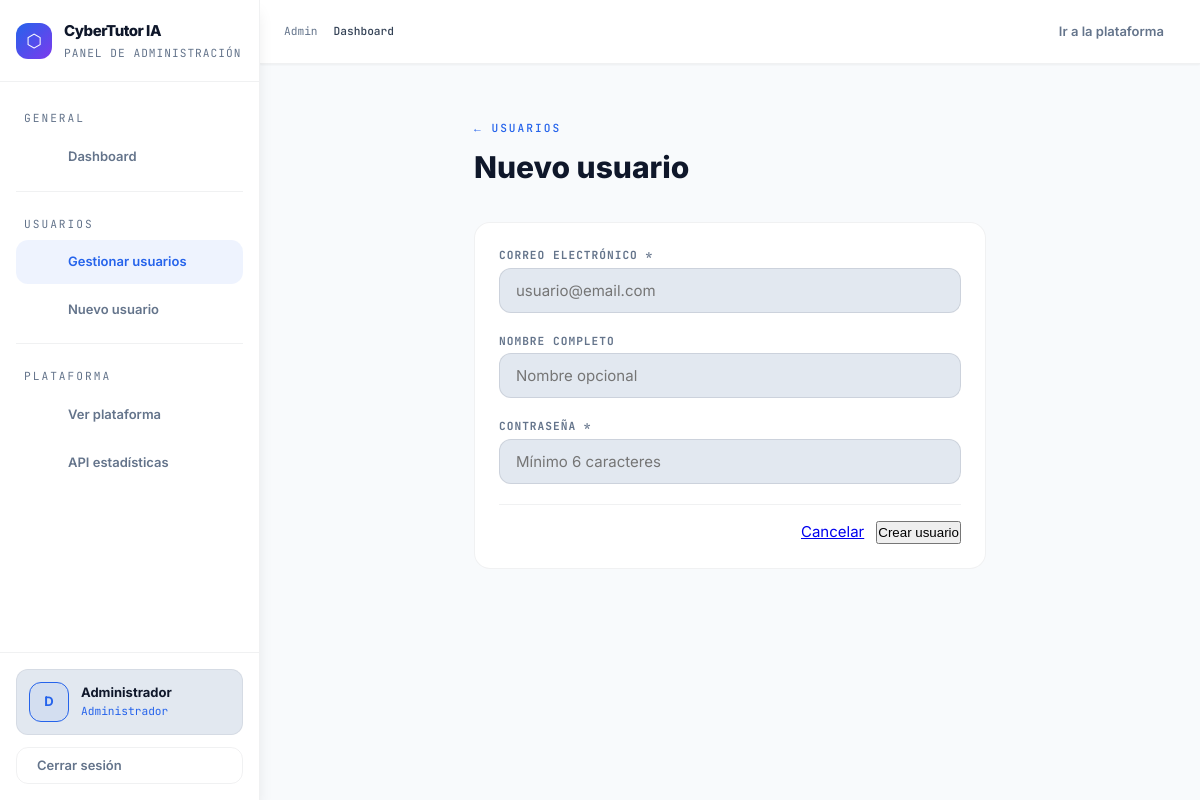
Page /admin/users/create (signed in) on the earlier database version.
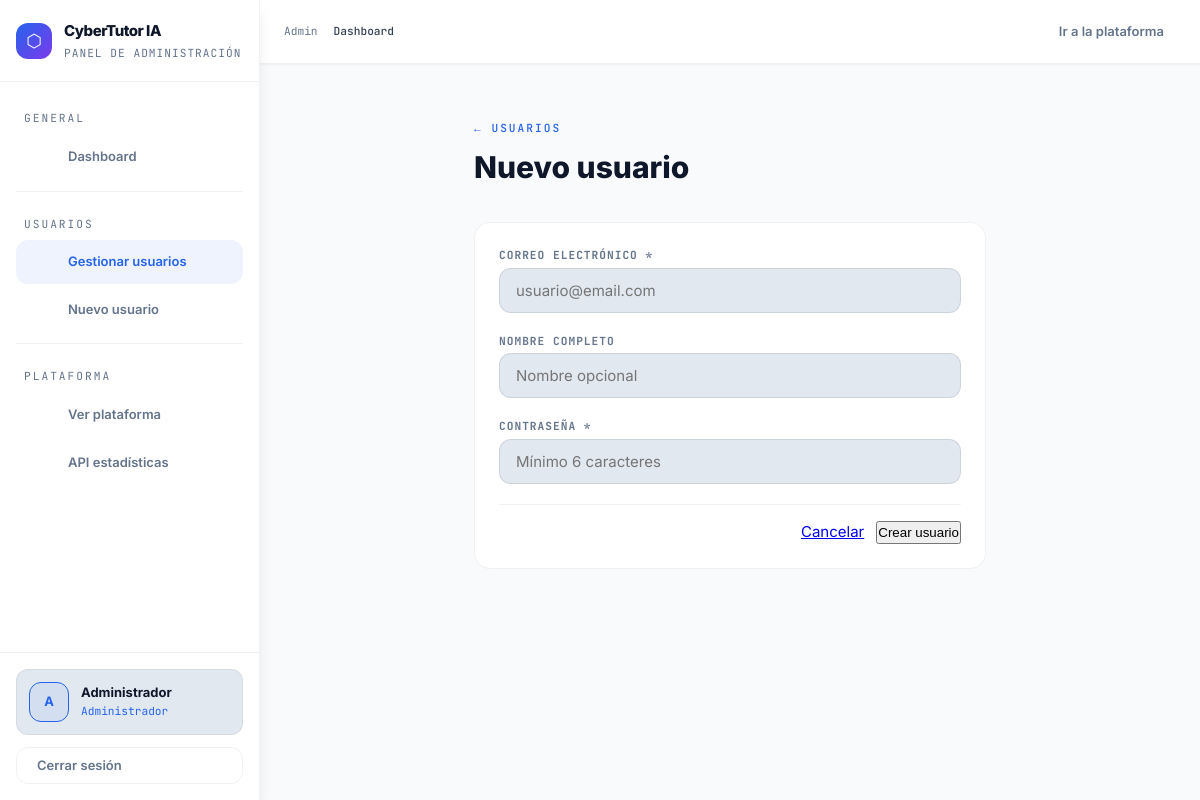
Same page on the later database version.
### app/models/user.py (models this page shows, shortened)
class User(db.Model, UserMixin):
    __tablename__ = 'user'
    id           = db.Column(db.Integer, primary_key=True)
    email        = db.Column(db.String(100), unique=True, nullable=False)
    password     = db.Column(db.String(255), nullable=False)
    name         = db.Column(db.String(100), default='')
    is_admin     = db.Column(db.Boolean, default=False)
    is_active    = db.Column(db.Boolean, default=True)
    created_at   = db.Column(db.DateTime, default=datetime.utcnow)
    last_login   = db.Column(db.DateTime, nullable=True)
    __table_args__ = (
        db.Index('ix_user_admin_active', 'is_admin', 'is_active'),
        db.Index('ix_user_created_at', 'created_at'),
        db.Index('ix_user_last_login', 'last_login'),
    )
    quiz_results       = db.relationship('QuizResult',       backref='user', lazy=True, cascade='all, delete-orphan')
    simulation_results = db.relationship('SimulationResult', backref='user', lazy=True, cascade='all, delete-orphan')
    course_visits      = db.relationship('CourseVisit',      backref='user', lazy=True, cascade='all, delete-orphan')

### app/routes/admin.py (the view, shortened to what this page needs)
@admin.route('/users/create', methods=['GET', 'POST'])
@login_required
@admin_required
def create_user():
    return render_template('admin/user_form.html', action='create', user=None)

### app/routes/admin.py (called while the page is built)
def admin_required(f):
    @wraps(f)
    def decorated(*args, **kwargs):
        if not current_user.is_authenticated or not current_user.is_admin:
            flash('Acceso restringido al panel de administrador.', 'error')
            return redirect(url_for('main.home'))
        return f(*args, **kwargs)
    return decorated

### app/templates/admin/user_form.html (shortened to what this page needs)
{% extends "base_admin.html" %}
{% block content %}
<div class="admin-page" style="max-width: 560px;">
  <div class="admin-header">
    <div>
      <div class="admin-eyebrow"><a href="{{ url_for('admin.users') }}" class="admin-back">← Usuarios</a></div>
      <h1 class="admin-title">{{ 'Editar usuario' if action == 'edit' else 'Nuevo usuario' }}</h1>
    </div>
  </div>
  <div class="admin-card">
    <form method="POST" class="admin-form">
      <div class="form-group">
        <label class="form-label">Correo electrónico *</label>
        <input type="email" name="email" class="form-input" required
               value="{{ user.email if user else '' }}" placeholder="usuario@email.com">
      </div>
      <div class="form-group">
        <label class="form-label">Nombre completo</label>
        <input type="text" name="name" class="form-input"
               value="{{ user.name if user else '' }}" placeholder="Nombre opcional">
      </div>
      <div class="form-group">
        <label class="form-label">
          {{ 'Nueva contraseña' if action == 'edit' else 'Contraseña *' }}
        </label>
        <input type="password" name="password" class="form-input" {{ 'required' if action == 'create' else '' }}
               placeholder="{{ 'Nueva contraseña' if action == 'edit' else 'Mínimo 6 caracteres' }}">
      </div>
      <div class="form-actions">
        <a href="{{ url_for('admin.users') }}" class="btn btn-secondary">Cancelar</a>
        <button type="submit" class="btn btn-primary">
          {{ 'Guardar cambios' if action == 'edit' else 'Crear usuario' }}
        </button>
      </div>
    </form>
  </div>
</div>
{% endblock %}

### app/templates/base_admin.html (shortened to what this page needs)
<!DOCTYPE html>
<html lang="es" data-theme="light">
<head>
  <link rel="stylesheet" href="https://cdnjs.cloudflare.com/ajax/libs/tabler-icons/3.19.0/tabler-icons.min.css">
  <link rel="stylesheet" href="{{ url_for('static', filename='css/design-tokens.css') }}">
  <link rel="stylesheet" href="{{ url_for('static', filename='css/admin.css') }}">
</head>
<body>
<aside class="admin-sidebar" id="sidebar">
  <div class="sidebar-logo">
    <div class="logo-wrap">
      <div class="logo-icon">⬡</div>
      <div>
        <div class="logo-title">CyberTutor IA</div>
        <div class="logo-sub">Panel de administración</div>
      </div>
    </div>
  </div>
  <nav class="sidebar-nav">
    <span class="nav-section-label">General</span>
    <a href="{{ url_for('admin.dashboard') }}"
       class="nav-link {% if request.endpoint == 'admin.dashboard' %}active{% endif %}">
       Dashboard
    </a>
    <div class="nav-divider"></div>
    <span class="nav-section-label">Usuarios</span>
    <a href="{{ url_for('admin.users') }}"
       class="nav-link {% if request.endpoint in ['admin.users', 'admin.create_user', 'admin.edit_user'] %}active{% endif %}">
       Gestionar usuarios
    </a>
    <a href="{{ url_for('admin.create_user') }}" class="nav-link">
       Nuevo usuario
    </a>
    <div class="nav-divider"></div>
    <span class="nav-section-label">Plataforma</span>
    <a href="{{ url_for('main.home') }}" class="nav-link" target="_blank">
       Ver plataforma
    </a>
    <a href="{{ url_for('admin.api_stats') }}" class="nav-link" target="_blank">
       API estadísticas
    </a>
  </nav>
  <div class="sidebar-footer">
    <div class="admin-profile">
      <div class="profile-avatar">
        {{ current_user.email[0].upper() if current_user.is_authenticated else 'A' }}
      </div>
      <div>
        <div class="profile-name">
          {{ current_user.name or current_user.email if current_user.is_authenticated else 'Admin' }}
        </div>
        <div class="profile-role">Administrador</div>
      </div>
    </div>
    <a href="{{ url_for('auth.logout') }}" class="btn-logout">
       Cerrar sesión
    </a>
  </div>
</aside>
<main class="admin-main">
  <div class="admin-topnav">
    <div class="breadcrumb">
      <a href="{{ url_for('admin.dashboard') }}">Admin</a>
      <span class="current">{% block breadcrumb %}Dashboard{% endblock %}</span>
    </div>
    <div class="topnav-right">
      <a href="{{ url_for('main.home') }}" target="_blank"> Ir a la plataforma</a>
    </div>
  </div>
  <div class="admin-content">
    {% block content %}{% endblock %}
  </div>
</main>
</body>
</html>

Differences in the rows shown:
changed User "Administrador": is_active+email "D" → "A"
